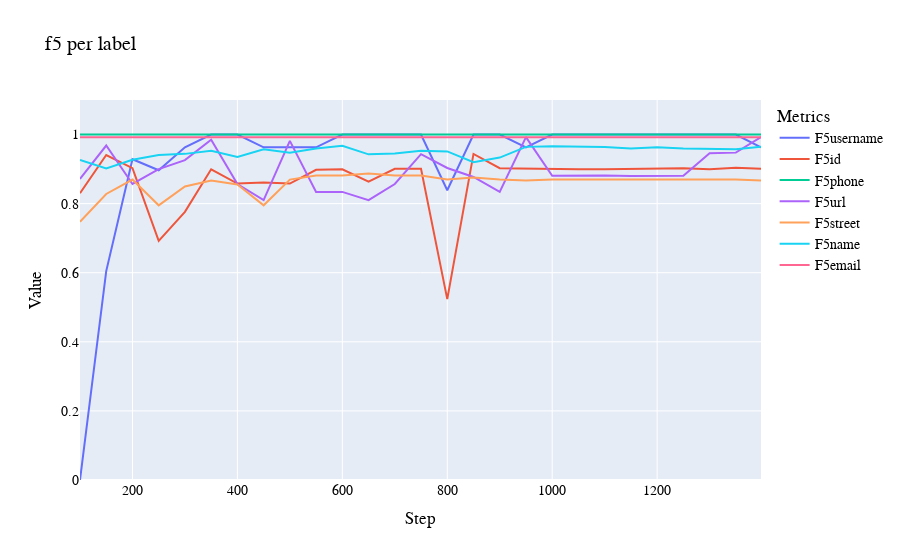

Notebook code for this chart:
### Markdown cell above
#### Take-aways
It's seen that the model immediately obtains f5 scores at around 0.92, and is able to increase the performance to 0.96 by the end of training.

The f5-score and recall are almost identical throughout training, however, this is not a coincidence. As the $f_{\beta}$-metric is a metric where larger $\beta$-values heavily favor recall over precision, as given by the formula.

$$
F_\beta=\frac{1+\beta^2}{\frac{\beta^2}{\text { Recall }}+\frac{1}{\text { Precision }}}
$$

Putting our attention toward the Precision, we see a huge increase throughout training, starting at 0.65 and ending around 0.85-0.9.

### Code cell
plot_learning_curves(folder_name = 'f5_per_label', title = 'f5 per label', y_limit=(0, 1.1))

### Figure 1 — Plotly figure (JSON) as saved in the notebook; plotly's stock layout.template omitted (floating-point values rounded to 4 significant figures)
{"data": [{"mode": "lines", "name": "F5username", "type": "scatter", "x": [100, 150, 200, 250, 300, 350, 400, 450, 500, 550, 600, 650, 700, 750, 800, 850, 900, 950, 1000, 1050, 1100, 1150, 1200, 1250, 1300, 1350, 1398], "y": [0, 0.6047, 0.9286, 0.8966, 0.963, 1, 1, 0.963, 0.963, 0.963, 1, 1, 1, 1, 0.8387, 1, 1, 0.963, 1, 1, 1, 1, 1, 1, 1, 1, 0.963]}, {"mode": "lines", "name": "F5id", "type": "scatter", "x": [100, 150, 200, 250, 300, 350, 400, 450, 500, 550, 600, 650, 700, 750, 800, 850, 900, 950, 1000, 1050, 1100, 1150, 1200, 1250, 1300, 1350, 1398], "y": [0.8303, 0.9408, 0.9025, 0.6922, 0.7761, 0.8995, 0.8581, 0.8609, 0.8581, 0.898, 0.8995, 0.8638, 0.901, 0.901, 0.5235, 0.9439, 0.9025, 0.901, 0.901, 0.8995, 0.8995, 0.901, 0.901, 0.9025, 0.8995, 0.904, 0.901]}, {"mode": "lines", "name": "F5phone", "type": "scatter", "x": [100, 150, 200, 250, 300, 350, 400, 450, 500, 550, 600, 650, 700, 750, 800, 850, 900, 950, 1000, 1050, 1100, 1150, 1200, 1250, 1300, 1350, 1398], "y": [1, 1, 1, 1, 1, 1, 1, 1, 1, 1, 1, 1, 1, 1, 1, 1, 1, 1, 1, 1, 1, 1, 1, 1, 1, 1, 1]}, {"mode": "lines", "name": "F5url", "type": "scatter", "x": [100, 150, 200, 250, 300, 350, 400, 450, 500, 550, 600, 650, 700, 750, 800, 850, 900, 950, 1000, 1050, 1100, 1150, 1200, 1250, 1300, 1350, 1398], "y": [0.8714, 0.9682, 0.8569, 0.8999, 0.926, 0.9852, 0.8569, 0.8102, 0.9816, 0.834, 0.834, 0.8102, 0.8569, 0.9433, 0.9033, 0.8772, 0.834, 0.9926, 0.8805, 0.8814, 0.8814, 0.8797, 0.8805, 0.8805, 0.9459, 0.9477, 0.9926]}, {"mode": "lines", "name": "F5street", "type": "scatter", "x": [100, 150, 200, 250, 300, 350, 400, 450, 500, 550, 600, 650, 700, 750, 800, 850, 900, 950, 1000, 1050, 1100, 1150, 1200, 1250, 1300, 1350, 1398], "y": [0.7476, 0.828, 0.8696, 0.7951, 0.8497, 0.8667, 0.8553, 0.7951, 0.8696, 0.8814, 0.8814, 0.8874, 0.8814, 0.8814, 0.8696, 0.8754, 0.8696, 0.8667, 0.8696, 0.8696, 0.8696, 0.8696, 0.8696, 0.8696, 0.8696, 0.8696, 0.8667]}, {"mode": "lines", "name": "F5name", "type": "scatter", "x": [100, 150, 200, 250, 300, 350, 400, 450, 500, 550, 600, 650, 700, 750, 800, 850, 900, 950, 1000, 1050, 1100, 1150, 1200, 1250, 1300, 1350, 1398], "y": [0.9266, 0.9015, 0.927, 0.9405, 0.9441, 0.9531, 0.9352, 0.9571, 0.9472, 0.9595, 0.9675, 0.9427, 0.9455, 0.9532, 0.9513, 0.9202, 0.9332, 0.9643, 0.9664, 0.9662, 0.9642, 0.9596, 0.963, 0.9595, 0.9596, 0.9577, 0.9643]}, {"mode": "lines", "name": "F5email", "type": "scatter", "x": [100, 150, 200, 250, 300, 350, 400, 450, 500, 550, 600, 650, 700, 750, 800, 850, 900, 950, 1000, 1050, 1100, 1150, 1200, 1250, 1300, 1350, 1398], "y": [0.9924, 0.9924, 0.9924, 0.9924, 0.9924, 0.9924, 0.9924, 0.9924, 0.9924, 0.9924, 0.9924, 0.9924, 0.9924, 0.9924, 0.9924, 0.9924, 0.9924, 0.9924, 0.9924, 0.9924, 0.9924, 0.9924, 0.9924, 0.9924, 0.9924, 0.9924, 0.9924]}], "layout": {"font": {"color": "black", "family": "Courier New, monospace", "size": 14}, "legend": {"title": {"text": "Metrics"}}, "title": {"text": "f5 per label"}, "xaxis": {"title": {"text": "Step"}}, "yaxis": {"range": [0, 1.1], "title": {"text": "Value"}}}}
